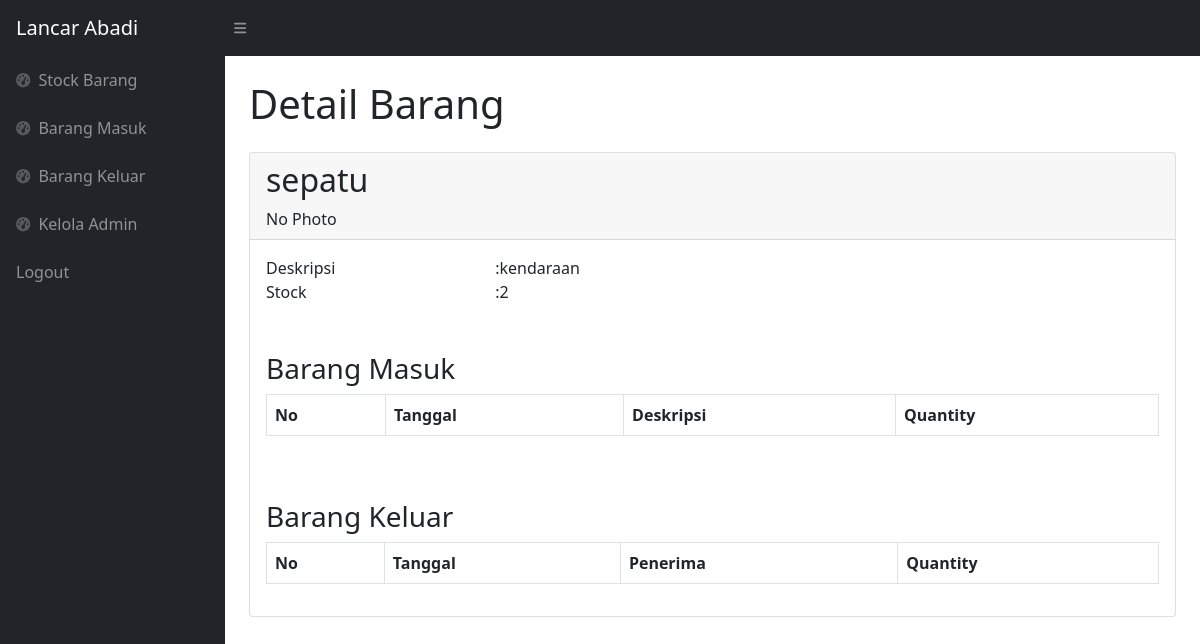
Screenshot of /superAdmin/detail.php?id=16 (signed in) with the database file from the repository.
### tables this page shows
CREATE TABLE `stock` (
  `idbarang` int(11) NOT NULL,
  `namabarang` varchar(25) NOT NULL,
  `deskripsi` varchar(50) NOT NULL,
  `stock` int(11) NOT NULL,
  `image` varchar(99) DEFAULT NULL
);

### superAdmin/detail.php (the view, shortened to what this page needs)
<?php
require '../function.php';
$idbarang=$_GET['id'];
$get=mysqli_query($conn,"select * from stock where idbarang='$idbarang'");
$fetch=mysqli_fetch_assoc($get);
$namabarang=$fetch['namabarang'];
$deskripsi=$fetch['deskripsi'];
$stock=$fetch['stock'];
$gambar=$fetch['image'];
 if($gambar==null){
     $img="No Photo";
 }else{
     $img='<img src="../images/'.$gambar.'" class="zoomable">';
 }
?>
<!DOCTYPE html>
<html lang="en">
    <head>
        <link href="https://cdn.jsdelivr.net/npm/simple-datatables@latest/dist/style.css" rel="stylesheet" />
        <link href="../css/styles.css" rel="stylesheet" />
    </head>
    <body class="sb-nav-fixed">
        <nav class="sb-topnav navbar navbar-expand navbar-dark bg-dark">
            <a class="navbar-brand ps-3" href="stockBarang.php">Lancar Abadi</a>
            <button class="btn btn-link btn-sm order-1 order-lg-0 me-4 me-lg-0" id="sidebarToggle" href="#!"><i class="fas fa-bars"></i></button>
        </nav>
        <div id="layoutSidenav">
            <div id="layoutSidenav_nav">
                <nav class="sb-sidenav accordion sb-sidenav-dark" id="sidenavAccordion">
                    <div class="sb-sidenav-menu">
                        <div class="nav">
                            <a class="nav-link" href="stockBarang.php">
                                <div class="sb-nav-link-icon"><i class="fas fa-tachometer-alt"></i></div>
                                Stock Barang
                            </a>
                            <a class="nav-link" href="masuk.php">
                                <div class="sb-nav-link-icon"><i class="fas fa-tachometer-alt"></i></div>
                                Barang Masuk
                            </a>
                            <a class="nav-link" href="keluar.php">
                                <div class="sb-nav-link-icon"><i class="fas fa-tachometer-alt"></i></div>
                                Barang Keluar
                            </a>
                            <a class="nav-link" href="admin.php">
                                <div class="sb-nav-link-icon"><i class="fas fa-tachometer-alt"></i></div>
                                Kelola Admin
                            </a>
                            <a class="nav-link" href="../logout.php">
                                Logout
                            </a>
                        </div>
                    </div>
                </nav>
            </div>
            <div id="layoutSidenav_content">
                <main>
                    <div class="container-fluid px-4">
                        <h1 class="mt-4 mb-4">Detail Barang</h1>
                        <div class="card mb-4 mt-4">
                            <div class="card-header">
                                <h2><?=$namabarang;?> </h2>
                                <?=$img?>
                            </div>
                            <div class="card-body">
                                <div class="row">
                                    <div class="col-md-3">Deskripsi</div>
                                    <div class="col-md-9">:<?=$deskripsi;?></div>
                                </div>
                                <div class="row">
                                    <div class="col-md-3">Stock</div>
                                    <div class="col-md-9">:<?=$stock;?></div>
                                </div>
                                <br><br>
                                <h3>Barang Masuk</h3>
                                <table class="table table-bordered" id="barangMasuk">
                                    <thead>
                                        <tr>
                                            <th>No</th>
                                            <th>Tanggal</th>
                                            <th>Deskripsi</th>
                                            <th>Quantity</th>
                                        </tr>
                                    </thead>
                                </table>
                                <br><br>
                                <h3>Barang Keluar</h3>
                                <table class="table table-bordered" id="barangkeluar">
                                    <thead>
                                        <tr>
                                            <th>No</th>
                                            <th>Tanggal</th>
                                            <th>Penerima</th>
                                            <th>Quantity</th>
                                        </tr>
                                    </thead>
                                </table>
                            </div>
                        </div>
                    </div>
                </main>
            </div>
        </div>
    </body>
</html>

### rows the page displays
stock: namabarang "sepatu", deskripsi "kendaraan", stock "2"

### other values shown
$img "No Photo"
